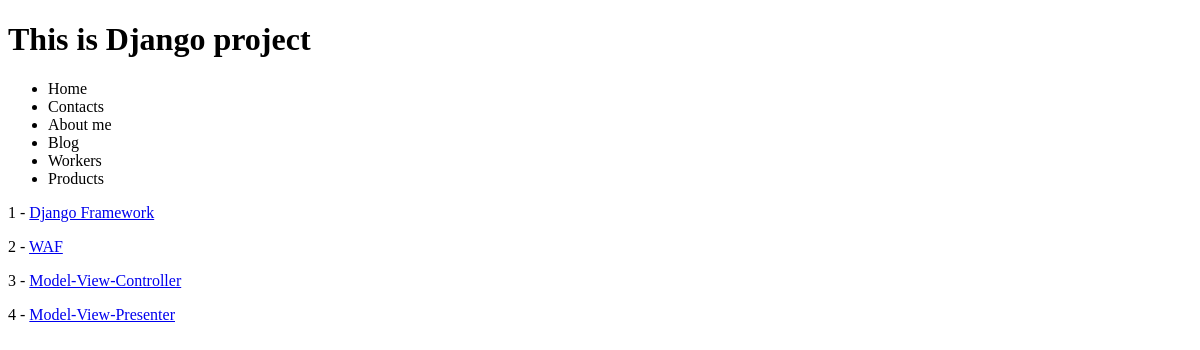
Page /blog/ on the earlier database version.
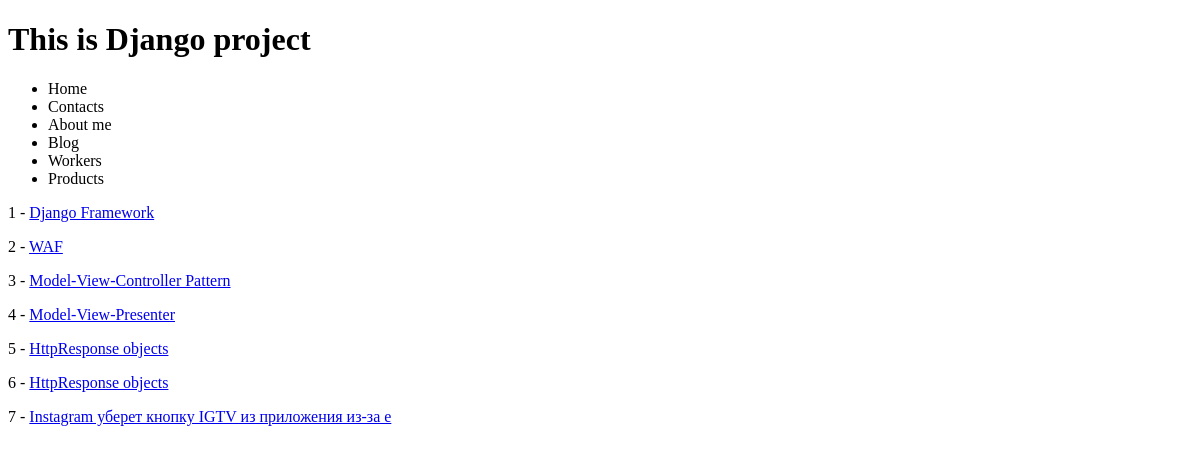
Same page on the later database version.
### blog/models.py (models this page shows)
class Article(models.Model):
    title   = models.CharField(max_length=50)
    content = models.TextField(blank=True, max_length=100000)
    active  = models.BooleanField(default=True)
    def get_absolute_url(self):        # critical important to override this method!
        return reverse("articles:article-detail", kwargs={"id": self.id})

### blog/views.py (the view)
# urls.py: path('', ArticleView.as_view(), name='article-list'),
class ArticleView(ListView):
    template_name   = 'articles/article_list.html'
    queryset        = Article.objects.all()  # blog/<modelname>_list.html

### blog/templates/articles/article_list.html
{% extends 'base.html'%}
{% block content %}
    {%for object in object_list%}
        <p>{{object.id}} - <a href='{{object.get_absolute_url}}'>{{object.title}}</a></p>
    {% endfor %}
{% endblock%}

Differences in the rows shown:
changed Article id 3: title "Model-View-Controller" → "Model-View-Controller Pattern"
added Article: id "5", title "HttpResponse objects"
added Article: id "6", title "HttpResponse objects"
added Article: id "7", title "Instagram уберет кнопку IGTV из приложения из-за е"
